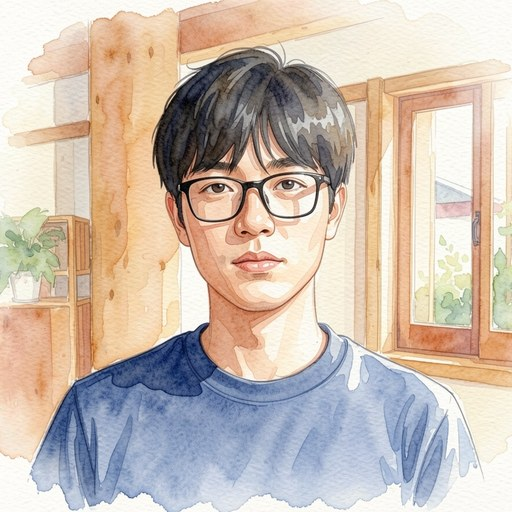
#> input picture assets/profile/zhiyuan-xiao.jpg, 512 x 512 px
$ python build_profile.py --default ../assets/profile/zhiyuan-xiao.jpg --hover ../assets/profile/zhiyuan-xiao-hover.jpg
#> lines starting #> are read from the running program, lines starting #| are printed output that depends on the picture
#!/usr/bin/env python3
"""tools/build_profile.py
Build two 512x512 square profile avatars for the home page:
  zhiyuan-xiao.jpg        default (resting)
  zhiyuan-xiao-hover.jpg  hover

Both photos are cropped to a square centred above a detected face (OpenCV
multi-cascade Haar detector) using the SAME face->square ratio for both.
The ratio is shared across all images (min of each image's achievable ratio,
capped by FACE_RATIO) so the person keeps a roughly identical scale/proportion
across the two photos — a hover-swap should not visibly zoom.

If detection fails for the default image the script falls back to a
centre-square crop and prints a warning. Hover-image detection fails closed:
pass an explicit --hover-center (cx,cy,side in source pixels); use
--default-center to override the default crop as well.

Example (Windows):
  python tools/build_profile.py \
      --default "C:/Users/yuanx/Downloads/Flux2_Klein_9b_kv_00058_.png" \
      --hover   "C:/Users/yuanx/Downloads/Weixin Image_20260803183116_2217_7.jpg" \
      --out assets/profile
"""
from __future__ import annotations
import argparse
from pathlib import Path
import sys

import numpy as np
import cv2
from PIL import Image

TARGET = 512            # output square edge (matches existing avatar source)
FACE_RATIO = 3.6        # preferred square side / face_height (capped per-image below)
HEADROOM = -0.45         # shift crop centre up by 0.45*face_h (headroom above head)
JPEG_QUALITY = 88

_CASCADE_FILES = [
    "haarcascade_frontalface_alt2.xml",
    "haarcascade_frontalface_default.xml",
    "haarcascade_profileface.xml",
]


def detect_face(gray: np.ndarray):
    """Largest face found across multiple Haar cascades, or None.
    Returns (fx, fy, fw, fh, cascade_name) with plain python ints."""
    best = None
    best_name = None
    for name in _CASCADE_FILES:
        cascade = cv2.CascadeClassifier(cv2.data.haarcascades + name)
        if cascade.empty():
            continue
        faces = cascade.detectMultiScale(
            gray, scaleFactor=1.05, minNeighbors=3, minSize=(40, 40)
        )
        for f in faces:
            x, y, w, h = int(f[0]), int(f[1]), int(f[2]), int(f[3])
            if best is None or w * h > best[2] * best[3]:
                best = (x, y, w, h)
                best_name = name
    if best is None:
        return None
    return (best[0], best[1], best[2], best[3], best_name)


def face_is_plausible(face, width: int, height: int) -> bool:
    """Reject detections too small or too close to portrait-frame edges."""
    fx, fy, fw, fh, _ = face
    center_x = (fx + fw / 2) / width
    center_y = (fy + fh / 2) / height
    relative_height = fh / min(width, height)
    return (
        0.18 <= center_x <= 0.82
        and 0.08 <= center_y <= 0.68
        and relative_height >= 0.04
    )


def square_around(cx: int, cy: int, side: int, W: int, H: int):
    side = min(side, min(W, H))
    half = side // 2
    x0 = min(max(cx - half, 0), W - side)
    y0 = min(max(cy - half, 0), H - side)
    return x0, y0, side


def load_rgb(src: str):
#> called with src = '../assets/profile/zhiyuan-xiao.jpg'
    try:
        return np.array(Image.open(src).convert("RGB"))
#> returned value is the input picture: shape (512, 512, 3); mean R, G, B 203.7, 189.4, 177.4
    except Exception as e:
        raise SystemExit(f"cannot read image {src}: {e}")


def parse_anchor(s: str):
    if not s:
        return None
    cx, cy, side = (int(v) for v in s.split(","))
    return (cx, cy, side)


def main():
    ap = argparse.ArgumentParser()
    ap.add_argument("--default", required=True, help="default (resting) source image path")
    ap.add_argument("--hover", required=True, help="hover source image path")
    ap.add_argument("--out", default="assets/profile", help="output directory")
    ap.add_argument("--default-center", default=None, help="override default crop: cx,cy,side (source px)")
    ap.add_argument("--hover-center", default=None, help="override hover crop: cx,cy,side (source px)")
    a = ap.parse_args()

    out_dir = Path(a.out)
    out_dir.mkdir(parents=True, exist_ok=True)

    targets = [
        ("default", a.default, out_dir / "zhiyuan-xiao.jpg", parse_anchor(a.default_center)),
        ("hover",   a.hover,   out_dir / "zhiyuan-xiao-hover.jpg", parse_anchor(a.hover_center)),
    ]

    # Pass 1: load, detect faces, compute per-image crop centre + max achievable ratio.
    info = []
    for which, src, out, anchor in targets:
        rgb = load_rgb(src)
        H, W = rgb.shape[:2]
#> H = 512; W = 512
        gray = cv2.cvtColor(rgb, cv2.COLOR_RGB2GRAY)
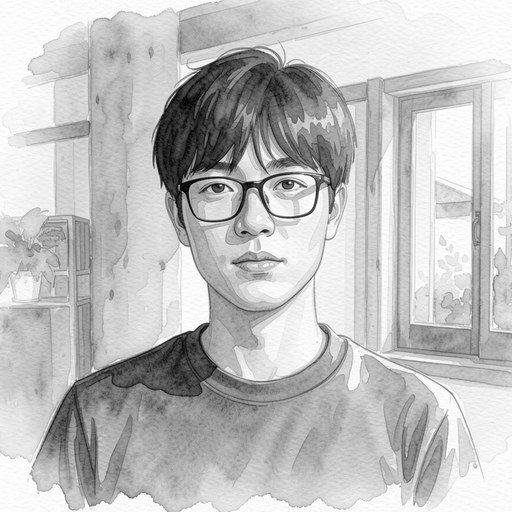
#> gray: shape (512, 512); min 0, max 255, mean 192.3
        if anchor is not None:
            cx, cy, side = anchor
            fh = None
            cap = float("inf")
            print(f"  [{which}] {W}x{H}; manual center=({cx},{cy},side={side})")
        else:
            face = detect_face(gray)
#> the loop in detect_face, `for name in _CASCADE_FILES:` made 3 passes
#> faces on pass 2: [[88, 37, 61, 61], [149, 103, 206, 206]]
#> after the loop in detect_face, `for name in _CASCADE_FILES:`: best = (149, 103, 206, 206); best_name = 'haarcascade_frontalface_default.xml'
#> face = (149, 103, 206, 206, 'haarcascade_frontalface_default.xml')
            if face is not None and not face_is_plausible(face, W, H):
#> in face_is_plausible, `fx, fy, fw, fh, _ = face`: fx = 149; fy = 103; fw = 206
#> in face_is_plausible, `center_x = (fx + fw / 2) / width`: center_x = 0.492
#> in face_is_plausible, `center_y = (fy + fh / 2) / height`: center_y = 0.402
                fx, fy, fw, fh, name = face
                print(
                    f"  [{which}] [warn] implausible face=({fx},{fy},{fw}x{fh}) "
                    f"via {name}",
                    file=sys.stderr,
                )
                face = None
            if face is None and which == "hover":
                raise SystemExit(
                    "hover face detection missing or implausible; "
                    "pass --hover-center cx,cy,side"
                )
            if face is None:
                print(f"  [{which}] {W}x{H}; [warn] no face -> centre-square crop "
                      f"(override with --{which}-center cx,cy,side)", file=sys.stderr)
                cx, cy, side = W // 2, H // 2, min(W, H)
                fh = None
                cap = float("inf")
            else:
                fx, fy, fw, fh, name = face
#> fx = 149; fy = 103; fw = 206; fh = 206; name = 'haarcascade_frontalface_default.xml'
                cx = int(fx + fw / 2)
#> cx = 252
                cy = int(fy + fh / 2 + HEADROOM * fh)
#> cy = 113
                cap = min(W, H) / fh   # largest ratio before square_around would clamp
#> cap = 2.49
                print(f"  [{which}] {W}x{H}; face=({fx},{fy},{fw}x{fh}) via {name}")
#|   [default] 512x512; face=(149,103,206x206) via haarcascade_frontalface_default.xml
        info.append((which, rgb, W, H, cx, cy, fh, cap))
#> pass 2 of the loop in main, `for which, src, out, anchor in targets:`:
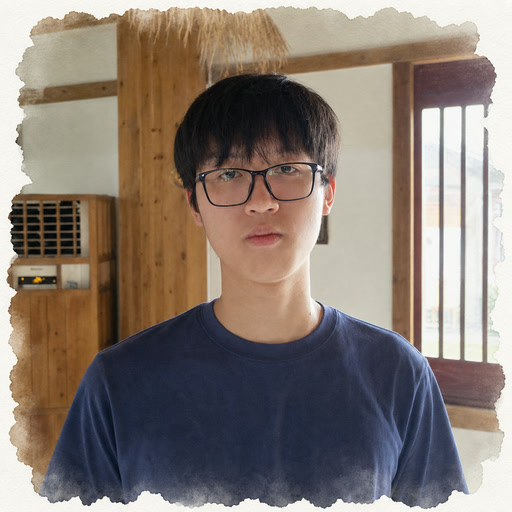
#> input picture assets/profile/zhiyuan-xiao-hover.jpg, 512 x 512 px
#> in load_rgb, returned value is the input picture: shape (512, 512, 3); mean R, G, B 136.4, 124.8, 116.3
#> in main, `gray = cv2.cvtColor(rgb, cv2.COLOR_RGB2GRAY)`:
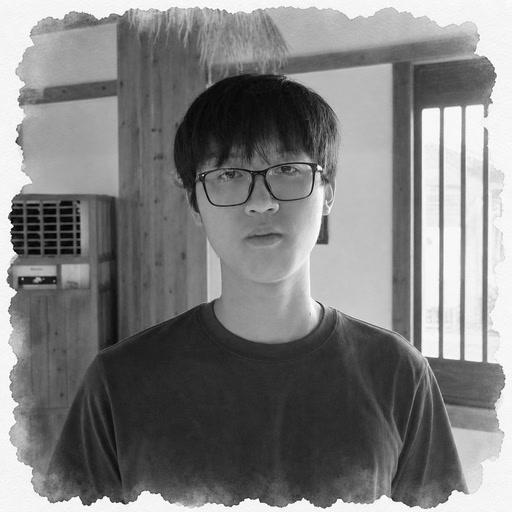
#> gray: shape (512, 512); min 1, max 255, mean 127.3
#> the loop in detect_face (call 2), `for name in _CASCADE_FILES:` made 3 passes
#> faces on pass 2: [[6, 258, 62, 62]]
#> face = (6, 258, 62, 62, 'haarcascade_frontalface_default.xml')
#> in main, `fx, fy, fw, fh, name = face`: fx = 6; fy = 258; fw = 62

    # Shared ratio: the most we can use across EVERY face-detected image,
    # capped by the preferred FACE_RATIO. Keeps person scale consistent.
    caps = [c for *_, fh, c in info if fh is not None]
    shared = FACE_RATIO if not caps else min([FACE_RATIO] + caps)
    print(f"  shared face->square ratio: {shared:.3f}")

    # Pass 2: crop + write using the shared ratio.
    for (which, rgb, W, H, cx, cy, fh, cap), (_, _, out, anchor) in zip(info, targets):
        if anchor is not None:
            _, _, side = anchor
        elif fh is not None:
            side = int(fh * shared)
        else:
            side = min(W, H)
        x0, y0, side = square_around(cx, cy, side, W, H)
        ratio_str = f"ratio={side / fh:.3f}" if fh else "ratio=n/a"
        print(f"  [{which}] crop=({x0},{y0},{side}x{side}) {ratio_str}")
        crop = rgb[y0:y0 + side, x0:x0 + side]
        Image.fromarray(crop).convert("RGB").resize(
            (TARGET, TARGET), Image.LANCZOS
        ).save(out, "JPEG", quality=JPEG_QUALITY, optimize=True)
        print(f"  [{which}] wrote {out} ({TARGET}x{TARGET})")
    print("done")


if __name__ == "__main__":
#> (the run stopped early here; a loop or call above may not have finished)
